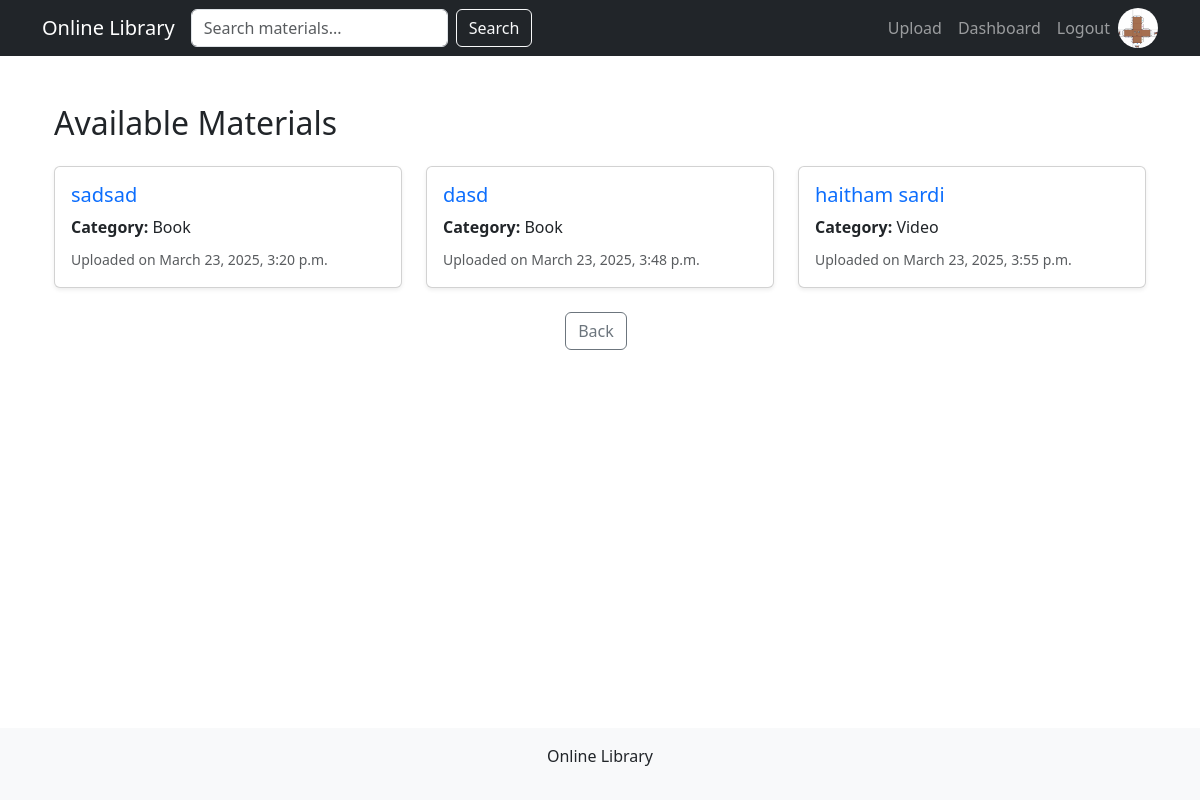
The app's page /materials/ (signed in) with its own data.
### library/models.py (models this page shows, shortened)
class UserProfile(models.Model):
    user = models.OneToOneField(User, on_delete=models.CASCADE, related_name='profile')
    favourites = models.ManyToManyField(Material, blank=True)
    picture = models.ImageField(upload_to='profile_images/', blank=True, null=True)
    bio = models.TextField(blank=True)
    birth_date = models.DateField(blank=True, null=True)

class Material(models.Model):
    title = models.CharField(max_length=255)
    description = models.TextField()
    category = models.CharField(max_length=20, choices=CATEGORY_CHOICES)
    file = models.FileField(upload_to='materials/')
    upload_date = models.DateTimeField(auto_now_add=True)
    uploaded_by = models.ForeignKey(User, on_delete=models.CASCADE)
    author = models.CharField(max_length=255, default="Unknown")
    release_date = models.DateField(default=date.today)

### library/views.py (the view)
# urls.py: path('materials/', views.material_list, name='material_list'),
def material_list(request):
    category = request.GET.get('category', None)
    query = request.GET.get('q', '')
    materials = Material.objects.all()
    if query:
        materials = materials.filter(title__icontains=query) | materials.filter(description__icontains=query)
    if category:
        materials = materials.filter(category=category)
    return render(request, 'library/material_list.html', {'materials': materials, 'selected_category': category})

### library/templates/library/material_list.html
{% extends 'library/base.html' %}
{% load static %}
{% block content %}
<div class="container my-4">
  <h2 class="mb-4">Available Materials</h2>
  {% if materials %}
    <div class="row row-cols-1 row-cols-md-2 row-cols-lg-3 g-4">
      {% for material in materials %}
        <div class="col">
          <div class="card h-100 shadow-sm">
            <div class="card-body d-flex flex-column">
              <h5 class="card-title">
                <a href="{% url 'material_detail' material.id %}" class="text-decoration-none">
                  {{ material.title }}
                </a>
              </h5>
              <p class="card-text mb-2"><strong>Category:</strong> {{ material.category }}</p>
              <p class="card-text text-muted mt-auto"><small>Uploaded on {{ material.upload_date }}</small></p>
            </div>
          </div>
        </div>
      {% endfor %}
    </div>
  {% else %}
    <div class="alert alert-info">No materials available.</div>
  {% endif %}
</div>
{% endblock %}

### library/templates/library/base.html (shortened to what this page needs)
<!DOCTYPE html>
<html lang="en">
{% load static %}
<head>
    <link rel="stylesheet" href="https://cdn.jsdelivr.net/npm/bootstrap@5.3.0/dist/css/bootstrap.min.css">
</head>
<body class="d-flex flex-column min-vh-100">
    {% if request.resolver_match.url_name not in 'login register' %}
        <nav class="navbar navbar-expand-lg navbar-dark bg-dark">
            <div class="container">
                <a class="navbar-brand" href="{% url 'home' %}">Online Library</a>
                <form class="d-flex" method="GET" action="{% url 'material_list' %}">
                    {% if request.resolver_match.url_name != 'home' %}
                        <input class="form-control me-2" type="search" name="q" placeholder="Search materials..." value="{{ request.GET.q }}">
                        <button class="btn btn-outline-light" type="submit">Search</button>
                    {% endif %}
                </form>
                <ul class="navbar-nav ms-auto">
                    {% if user.is_authenticated %}
                        <li class="nav-item"><a class="nav-link" href="{% url 'upload_material' %}">Upload</a></li>
                        <li class="nav-item"><a class="nav-link" href="{% url 'dashboard' %}">Dashboard</a></li>
                        <li class="nav-item"><a class="nav-link" href="{% url 'logout' %}">Logout</a></li>
                        {% if user.profile.picture %}
                            <img src="{{ user.profile.picture.url }}", alt="Profile Picture", style="width: 40px; height: 40px; border-radius: 50%;">
                        {% else %}
                            <img src="{% static 'images/default_profile_pic.jpg' %}" alt = "Default Avatar", style="width: 40px; height: 40px; border-radius: 50%;">
                        {% endif %}
                    {% endif %}
                </ul>
            </div>
        </nav>
    {% endif %}
    <main class="container flex-grow-1 mt-4">
        {% block content %}{% endblock %}
        {% if request.resolver_match.url_name != 'home' %}
            <div class="container text-center mt-4">
                <button class="btn btn-outline-secondary me-2" onclick="history.back()">Back</button>
            </div>
        {% endif %}
    </main>
    <footer class="bg-light text-center py-3 mt-auto">
        <p>Online Library</p>
    </footer>
</body>
</html>

### records on screen
Material: title "sadsad", category "Book", upload_date "March 23, 2025, 3:20 p.m."
Material: title "dasd", category "Book", upload_date "March 23, 2025, 3:48 p.m."
Material: title "haitham sardi", category "Video", upload_date "March 23, 2025, 3:55 p.m."
